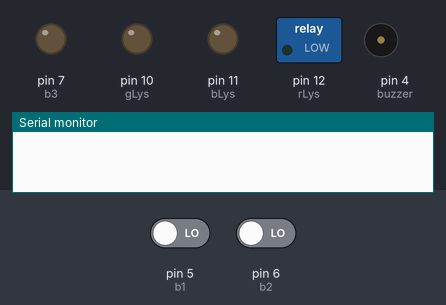
Recording of a sketch running on a simulated Arduino Uno, built with avr-gcc and run on an emulated ATmega328P. Shown: switched loads named in the sketch (green lamp = pin HIGH), output pins drawn as LEDs (lit = HIGH), buzzer (waves = sounding), the last lines printed to the serial monitor. The inputs (shaded band) are chosen by the test bench; at power-on: pin 5 (b1) LOW, pin 6 (b2) LOW.

Above: at 1.2 s.
1.3 s: pin 5 (b1) driven HIGH
At 1.9 s:
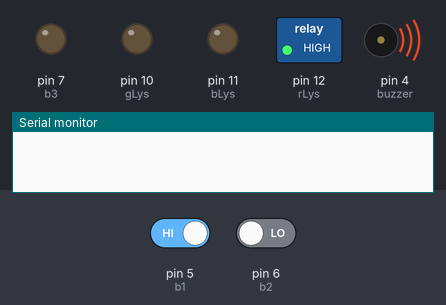
4.3 s: pin 5 (b1) driven LOW
At 5.2 s:
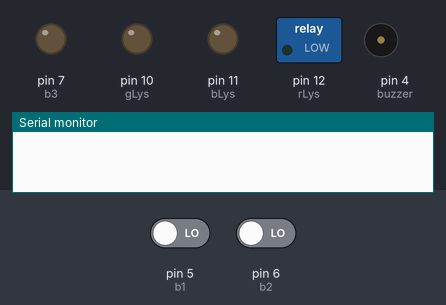
5.8 s: pin 6 (b2) driven HIGH
At 7.6 s:
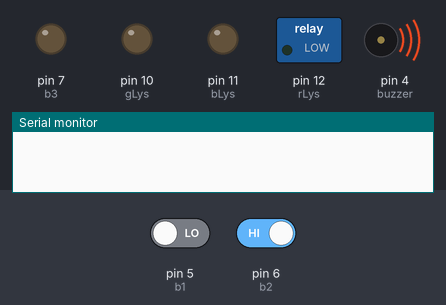
Timing chart, 0 to 14.8 s (numbered marks = the images above; inputs shaded):
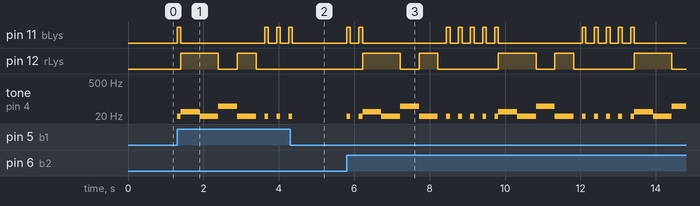

The sketch:

Memory.ino
```cpp
const int p1 = 13;
const int p2 = 3;
const int p3 = 4;

const int b1 = 5;
const int b2 = 6;
const int b3 = 7;

int b1State = 0;
int b2State = 0;
int b3State = 0;

int myKeys[5]={0,0,0,0,0};
int myPass[5]={1,2,3,3,2};
int myNumber = 5;

const int gLys = 10;
const int bLys = 11;
const int rLys = 12;

const int buzzer = 4;

void setup() {
  Serial.begin(9600);
  // put your setup code here, to run once:
  pinMode(buzzer,OUTPUT);

  //buttons
  pinMode(b1,INPUT);
  pinMode(b2,INPUT);
  pinMode(b3,INPUT);

  pinMode(b3,OUTPUT);
  pinMode(rLys,OUTPUT);
  pinMode(bLys,OUTPUT);
  pinMode(gLys,OUTPUT);
  //start
}

void loop() {
  // put your main code here, to run repeatedly:

  b1State = digitalRead(b1);
  b2State = digitalRead(b2);
  b3State = digitalRead(b3);

  if(b1State == 1){
     digitalWrite(bLys,HIGH);
    tone(buzzer,5);
    delay(100);
    noTone(buzzer);
      digitalWrite(bLys,LOW);

    appender(1);
  }else if(b2State == 1){
    digitalWrite(bLys,HIGH);

    tone(buzzer,10);
    delay(100);
    noTone(buzzer);
    digitalWrite(bLys,LOW);

    appender(2);

  }else if(b3State != 0){
    digitalWrite(bLys,HIGH);

    tone(buzzer,15);
    delay(100);
    noTone(buzzer);
    digitalWrite(bLys,LOW);

    appender(3);
  }

}
void block(){

      tone(buzzer,30);
      digitalWrite(rLys,HIGH);
  delay(500);
  noTone(buzzer);
      tone(buzzer,10);
      digitalWrite(rLys,HIGH);
  delay(500);
  noTone(buzzer);
      tone(buzzer,50);
      digitalWrite(rLys,LOW);
  delay(500);
  noTone(buzzer);
      tone(buzzer,20);
      digitalWrite(rLys,HIGH);
  delay(500);
  noTone(buzzer);
  digitalWrite(rLys,LOW);
}

void unlock(){
  Serial.println("UNLOCKED");
    tone(buzzer,1400);
    digitalWrite(gLys,HIGH);
  delay(500);
  noTone(buzzer);
    tone(buzzer,1300);
  delay(500);
  noTone(buzzer);
    tone(buzzer,1500);
  delay(500);
  noTone(buzzer);
  tone(buzzer,1200);
  delay(500);
  noTone(buzzer);
    digitalWrite(gLys,LOW);

  myKeys[0]=0;
  myKeys[1]=0;
  myKeys[2]=0;
  myKeys[3]=0;
  myKeys[4]=0;

}

bool testCode() {
  if(myKeys[0] == myPass[0] and
  myKeys[1] == myPass[1] and
  myKeys[2] == myPass[2] and
  myKeys[3] == myPass[3] and
  myKeys[4] == myPass[4]
    ){
      Serial.println("RETT PASSORD!");
      return true;
    }else{
      block();
      Serial.println("FEIL PASSORD!");
      return false;
    }
}


void appender(int num) {
  if (myNumber > 3) {
     bool testkode = testCode();
    if(testkode){
      unlock();
    }else{
  myNumber = 0;
  myKeys[0]=0;
  myKeys[1]=0;
  myKeys[2]=0;
  myKeys[3]=0;
  myKeys[4]=0;
  myKeys[myNumber] = num;
  Serial.println(myKeys[0]);
  Serial.println(myKeys[1]);
  Serial.println(myKeys[2]);
  Serial.println(myKeys[3]);
  Serial.println(myKeys[4]);
  Serial.println(" ");
  Serial.println(myNumber);
  Serial.println(" ");
  Serial.println(" ");
  Serial.println(" ");

    delay(220);
    }
  }else{
  myNumber += 1;
  myKeys[myNumber] = num;
  Serial.println(myKeys[0]);
  Serial.println(myKeys[1]);
  Serial.println(myKeys[2]);
  Serial.println(myKeys[3]);
  Serial.println(myKeys[4]);
  Serial.println(" ");
  Serial.println(myNumber);
  Serial.println(" ");
  Serial.println(" ");
  Serial.println(" ");
  delay(220);
  }
}
```

Measured:
- after the input at 1.3 s, pin 11 (bLys): goes HIGH 0.10 s, LOW 2.2 s, HIGH 0.10 s, LOW 0.22 s, HIGH 0.10 s, LOW 0.22 s, then HIGH, starting at once; pin 12 (rLys): LOW → HIGH after 0.10 s, → LOW 1.0 s later, → HIGH 0.50 s later, → LOW 0.50 s later
- after the input at 4.3 s, pin 11 (bLys): goes on until 4.4 s, then stays LOW; pin 12 (rLys): stays LOW (without the input it goes to HIGH after 0.70 s); tone on pin 4 (buzzer): goes on until 4.4 s, then stays silent
- after the input at 5.8 s, pin 11 (bLys): LOW → HIGH at once, then repeats every 3.6 s: LOW 0.22 s, HIGH 0.10 s, LOW 2.2 s, 3 × (HIGH 0.10 s, LOW 0.22 s), HIGH 0.10 s; pin 12 (rLys): LOW → HIGH after 0.42 s, then repeats every 3.6 s: LOW 0.50 s, HIGH 0.50 s, LOW 1.6 s, HIGH 1.0 s
